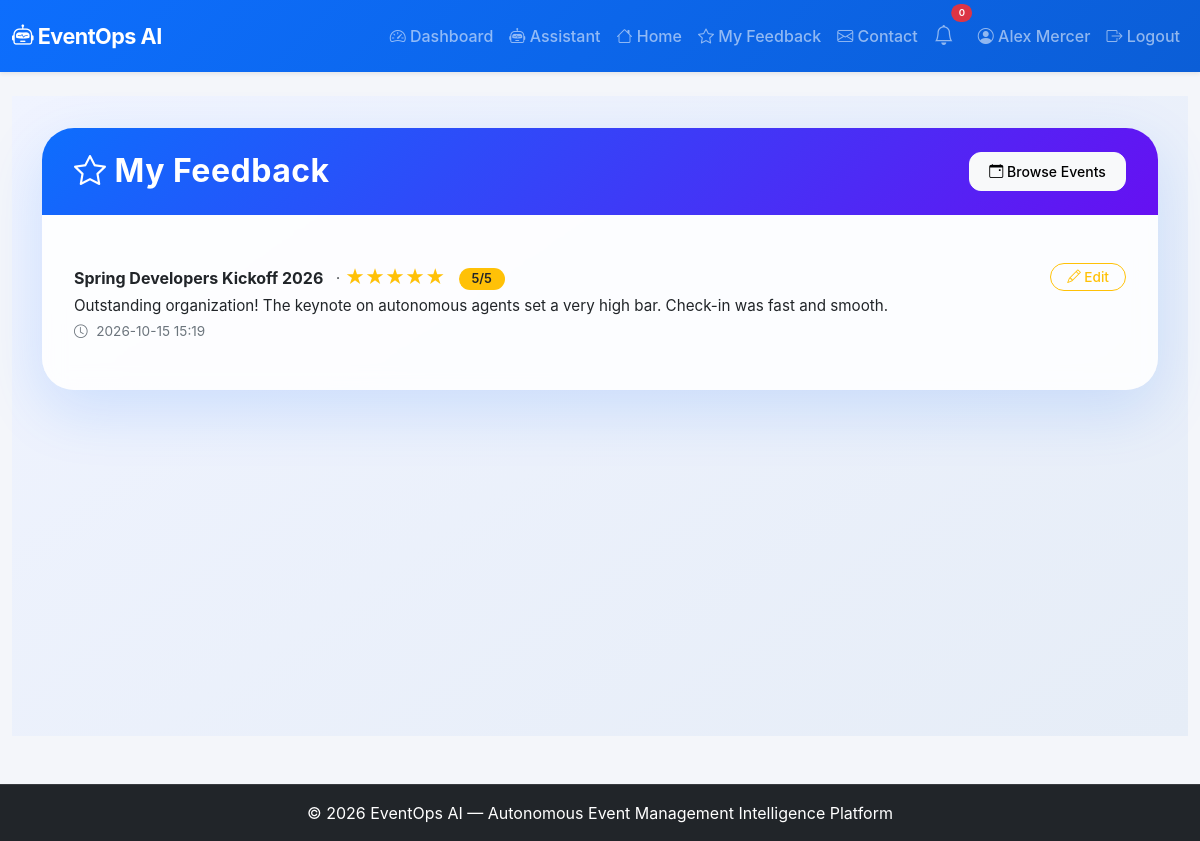
/my-feedback (signed in), run on the app's committed database.
### app.py (models this page shows, shortened)
class User(UserMixin, db.Model):
    id = db.Column(db.Integer, primary_key=True)
    name = db.Column(db.String(100), nullable=False)
    email = db.Column(db.String(100), unique=True, nullable=False)
    password_hash = db.Column(db.String(200), nullable=False)
    role = db.Column(db.String(20), default='user')
    created_at = db.Column(db.DateTime, default=lambda: datetime.now(timezone.utc))

class Feedback(db.Model):
    __tablename__ = 'feedback'
    __table_args__ = {'extend_existing': True}
    id = db.Column(db.Integer, primary_key=True)
    user_id = db.Column(db.Integer, db.ForeignKey('user.id'), nullable=False)
    event_id = db.Column(db.Integer, db.ForeignKey('event.id'), nullable=False)
    rating = db.Column(db.Integer, nullable=False)
    comment = db.Column(db.Text)
    created_at = db.Column(db.DateTime, default=lambda: datetime.now(timezone.utc))
    user = db.relationship('User', backref='feedbacks')
    event = db.relationship('Event', backref='feedbacks')

class Event(db.Model):
    id = db.Column(db.Integer, primary_key=True)
    title = db.Column(db.String(200), nullable=False)
    description = db.Column(db.Text)
    date = db.Column(db.String(50))
    time = db.Column(db.String(50))
    location = db.Column(db.String(200))
    capacity = db.Column(db.Integer)
    status = db.Column(db.String(20), default='upcoming')
    created_at = db.Column(db.DateTime, default=lambda: datetime.now(timezone.utc))

### app.py (the view)
@app.route('/my-feedback')
@login_required
def feedback_list():
    feedbacks = Feedback.query.filter_by(user_id=current_user.id).order_by(Feedback.created_at.desc()).all()
    return render_template('feedback_list.html', feedbacks=feedbacks)

### app.py (called while the page is built)
@login_manager.user_loader
def load_user(user_id):
    return User.query.get(int(user_id))

### templates/feedback_list.html (shortened to what this page needs)
{% extends "base.html" %}
{% block content %}
<div class="feedback-wrapper">
    <div class="container">
        <div class="card feedback-card">
            <div class="card-header d-flex justify-content-between align-items-center">
                <h2 class="mb-0"><i class="bi bi-star me-2"></i>My Feedback</h2>
                <a href="{{ url_for('browse_events') }}" class="btn btn-light btn-sm">
                    <i class="bi bi-calendar-event"></i> Browse Events
                </a>
            </div>
            <div class="card-body">
                {% if feedbacks %}
                {% for fb in feedbacks %}
                <div class="feedback-item">
                    <div>
                        <div>
                            <strong>{{ fb.event.title }}</strong>
                            <span class="text-muted ms-2">·</span>
                            <span class="feedback-rating">
                                {% for i in range(fb.rating) %}★{% endfor %}
                                <span class="rating-badge ms-2">{{ fb.rating }}/5</span>
                            </span>
                        </div>
                        <div class="feedback-comment">{{ fb.comment or 'No comment provided.' }}</div>
                        <div class="feedback-meta mt-1">
                            <i class="bi bi-clock"></i> {{ fb.created_at.strftime('%Y-%m-%d %H:%M') }}
                        </div>
                    </div>
                    <div>
                        <a href="{{ url_for('feedback', event_id=fb.event_id) }}"
                            class="btn btn-outline-warning btn-edit">
                            <i class="bi bi-pencil"></i> Edit
                        </a>
                    </div>
                </div>
                {% endfor %}
                {% endif %}
            </div>
        </div>
    </div>
</div>
{% endblock %}

### templates/base.html (shortened to what this page needs)
<!DOCTYPE html>
<html lang="en">
<head>
    <link href="https://cdn.jsdelivr.net/npm/bootstrap@5.3.0/dist/css/bootstrap.min.css" rel="stylesheet">
    <link rel="stylesheet" href="https://cdn.jsdelivr.net/npm/bootstrap-icons@1.11.0/font/bootstrap-icons.css">
    <link rel="stylesheet" href="{{ url_for('static', filename='css/style.css') }}">
</head>
<body>
    <nav class="navbar navbar-expand-lg navbar-dark bg-primary shadow-sm">
        <div class="container-fluid">
            <a class="navbar-brand fw-bold" href="{{ url_for('index') }}">
                <i class="bi bi-robot"></i> EventOps AI
            </a>
            <div class="collapse navbar-collapse" id="navbarNav">
                <ul class="navbar-nav ms-auto align-items-lg-center">
                    {% if current_user.is_authenticated %}
                    <li class="nav-item">
                        <a class="nav-link" href="{{ url_for('dashboard') }}">
                            <i class="bi bi-speedometer2"></i> Dashboard
                        </a>
                    </li>
                    <li class="nav-item">
                        <a class="nav-link" href="{{ url_for('assistant_page') }}">
                            <i class="bi bi-robot"></i> Assistant
                        </a>
                    </li>
                    <li class="nav-item">
                        <a class="nav-link" href="{{ url_for('index') }}">
                            <i class="bi bi-house"></i> Home
                        </a>
                    </li>
                    <li class="nav-item">
                        <a class="nav-link" href="{{ url_for('feedback_list') }}">
                            <i class="bi bi-star"></i> My Feedback
                        </a>
                    </li>
                    <li class="nav-item">
                        <a class="nav-link" href="{{ url_for('contact') }}">
                            <i class="bi bi-envelope"></i> Contact
                        </a>
                    </li>
                    <li class="nav-item position-relative me-2">
                        <a class="nav-link" href="#" title="Notifications" data-bs-toggle="dropdown">
                            <i class="bi bi-bell fs-5"></i>
                            <span
                                class="position-absolute top-0 start-100 translate-middle badge rounded-pill bg-danger"
                                style="font-size:0.6rem;">
                                0
                            </span>
                        </a>
                    </li>
                    <li class="nav-item">
                        <a class="nav-link" href="{{ url_for('profile') }}">
                            <i class="bi bi-person-circle"></i> {{ current_user.name }}
                        </a>
                    </li>
                    <li class="nav-item">
                        <a class="nav-link" href="{{ url_for('logout') }}">
                            <i class="bi bi-box-arrow-right"></i> Logout
                        </a>
                    </li>
                    {% endif %}
                </ul>
            </div>
        </div>
    </nav>
    <main class="container-fluid py-4">
        {% block content %}{% endblock %}
    </main>
    <footer class="footer bg-dark text-white py-3 mt-4">
        <div class="container text-center">
            <span>© 2026 EventOps AI — Autonomous Event Management Intelligence Platform</span>
        </div>
    </footer>
</body>
</html>

### static/css/style.css (style rules this page uses)
:root { --primary-color: #0d6efd; --primary-hover: #0b5ed7; --secondary-color: #6c757d; --success-color: #198754; --warning-color: #ffc107; --danger-color: #dc3545; --dark-color: #212529; --bg-light: #f8f9fa; --card-shadow: 0 8px 24px rgba(13, 110, 253, 0.08); --hover-shadow: 0 14px 30px rgba(13, 110, 253, 0.15); }
body { background-color: #f4f6fa; color: #2c3e50; font-family: -apple-system, BlinkMacSystemFont, "Segoe UI", Roboto, "Helvetica Neue", Arial, sans-serif; min-height: 100vh; display: flex; flex-direction: column; }
main { flex: 1 0 auto; }
.card { border: none; border-radius: 1.25rem; box-shadow: 0 6px 18px rgba(0,0,0,0.05); transition: transform 0.25s ease, box-shadow 0.25s ease; overflow: hidden; }
.card-header { background: transparent; border-bottom: 1px solid rgba(0, 0, 0, 0.06); font-weight: 600; padding: 1.1rem 1.4rem; }
.navbar { background: linear-gradient(135deg, #0d6efd, #0b5ed7) !important; padding-top: 0.8rem; padding-bottom: 0.8rem; }
.navbar-brand { font-size: 1.35rem; letter-spacing: -0.5px; }
.nav-link { font-weight: 500; transition: color 0.2s ease, opacity 0.2s ease; }
.btn { border-radius: 0.75rem; font-weight: 500; padding: 0.5rem 1.2rem; transition: all 0.2s ease; }
.badge { padding: 0.45em 0.8em; font-weight: 600; border-radius: 0.5rem; }
footer { border-top: 1px solid rgba(255, 255, 255, 0.1); }

### templates/feedback_list.html (style rules this page uses)
.feedback-wrapper { min-height: 80vh; background: linear-gradient(145deg, #f0f4ff 0%, #e6edf7 100%); padding: 2rem 0; }
.feedback-card { border: none; border-radius: 2rem; background: rgba(255, 255, 255, 0.85); backdrop-filter: blur(10px); box-shadow: 0 20px 60px rgba(13, 110, 253, 0.15); overflow: hidden; }
.feedback-card .card-header { background: linear-gradient(135deg, #0d6efd, #6610f2); color: white; padding: 1.5rem 2rem; border: none; }
.feedback-card .card-header h2 { font-weight: 700; letter-spacing: 0.5px; }
.feedback-card .card-body { padding: 2rem; }
.feedback-item { border-bottom: 1px solid #e9ecef; padding: 1rem 0; display: flex; justify-content: space-between; align-items: flex-start; flex-wrap: wrap; gap: 0.5rem; }
.feedback-item:last-child { border-bottom: none; }
.feedback-rating { color: #ffc107; font-size: 1.2rem; }
.feedback-comment { font-size: 0.95rem; color: #212529; margin-top: 0.2rem; }
.feedback-meta { font-size: 0.85rem; color: #6c757d; }
.feedback-meta i { margin-right: 0.3rem; }
.rating-badge { background: #ffc107; color: #212529; padding: 0.2rem 0.8rem; border-radius: 30px; font-weight: 600; font-size: 0.8rem; }
.btn-edit { border-radius: 30px; padding: 0.2rem 1rem; font-size: 0.85rem; transition: all 0.2s; }

### data on the page
User: name "Alex Mercer"
Feedback: event "Spring Developers Kickoff 2026", rating "5", comment "Outstanding organization! The keynote on autonomous agents set a very high bar. Check-in was fast and smooth.", created_at "2026-10-15 15:19"
